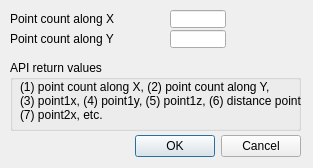
<?xml version="1.0" encoding="UTF-8"?>
<ui version="4.0">
 <class>CQDlgSimpleFilter_coordExtraction</class>
 <widget class="QDialog" name="CQDlgSimpleFilter_coordExtraction">
  <property name="geometry">
   <rect>
    <x>0</x>
    <y>0</y>
    <width>313</width>
    <height>168</height>
   </rect>
  </property>
  <property name="windowTitle">
   <string>Coordinate Extraction</string>
  </property>
  <property name="locale">
   <locale language="English" country="UnitedStates"/>
  </property>
  <widget class="QDialogButtonBox" name="qqOkCancel">
   <property name="geometry">
    <rect>
     <x>10</x>
     <y>130</y>
     <width>291</width>
     <height>32</height>
    </rect>
   </property>
   <property name="standardButtons">
    <set>QDialogButtonBox::Cancel|QDialogButtonBox::Ok</set>
   </property>
  </widget>
  <widget class="QLabel" name="label">
   <property name="geometry">
    <rect>
     <x>10</x>
     <y>10</y>
     <width>141</width>
     <height>18</height>
    </rect>
   </property>
   <property name="text">
    <string>Point count along X</string>
   </property>
  </widget>
  <widget class="QLineEdit" name="qqX">
   <property name="geometry">
    <rect>
     <x>170</x>
     <y>10</y>
     <width>56</width>
     <height>18</height>
    </rect>
   </property>
  </widget>
  <widget class="QLabel" name="label_2">
   <property name="geometry">
    <rect>
     <x>10</x>
     <y>30</y>
     <width>141</width>
     <height>18</height>
    </rect>
   </property>
   <property name="text">
    <string>Point count along Y</string>
   </property>
  </widget>
  <widget class="QLineEdit" name="qqY">
   <property name="geometry">
    <rect>
     <x>170</x>
     <y>30</y>
     <width>56</width>
     <height>18</height>
    </rect>
   </property>
  </widget>
  <widget class="QGroupBox" name="groupBox">
   <property name="geometry">
    <rect>
     <x>10</x>
     <y>60</y>
     <width>291</width>
     <height>71</height>
    </rect>
   </property>
   <property name="title">
    <string>API return values</string>
   </property>
   <property name="flat">
    <bool>true</bool>
   </property>
   <widget class="QLabel" name="label_3">
    <property name="geometry">
     <rect>
      <x>10</x>
      <y>10</y>
      <width>281</width>
      <height>61</height>
     </rect>
    </property>
    <property name="text">
     <string>(1) point count along X, (2) point count along Y,
(3) point1x, (4) point1y, (5) point1z, (6) distance point1,
(7) point2x, etc.</string>
    </property>
   </widget>
  </widget>
 </widget>
 <tabstops>
  <tabstop>qqX</tabstop>
  <tabstop>qqY</tabstop>
  <tabstop>qqOkCancel</tabstop>
 </tabstops>
 <resources/>
 <connections/>
</ui>
